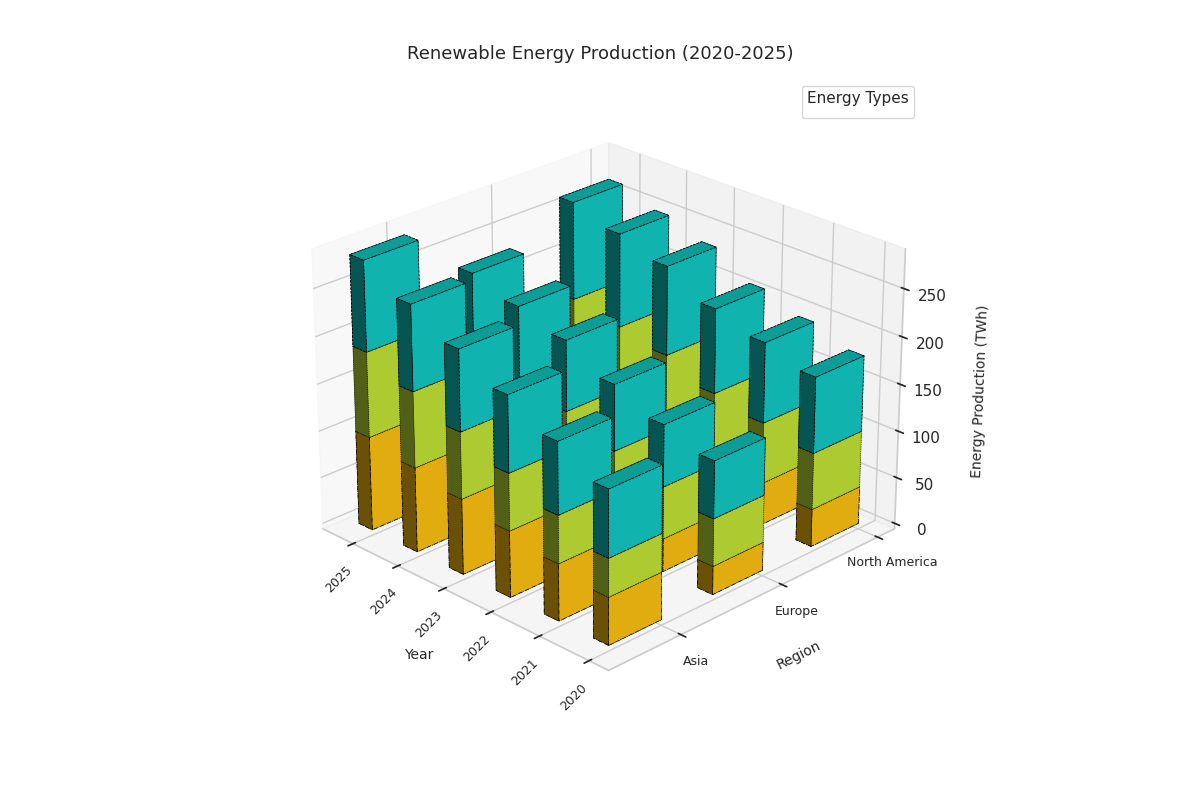

This figure's Python source:
import matplotlib.pyplot as plt
import numpy as np

years = np.array([2020, 2021, 2022, 2023, 2024, 2025])
regions = ['North America', 'Europe', 'Asia']

solar = np.array([
    [40, 45, 50, 60, 65, 70],
    [30, 35, 40, 50, 55, 60],
    [50, 60, 70, 80, 90, 100]
])

wind = np.array([
    [60, 65, 70, 80, 85, 90],
    [50, 55, 65, 75, 80, 85],
    [40, 50, 60, 70, 80, 90]
])

hydro = np.array([
    [80, 85, 90, 95, 100, 105],
    [60, 65, 70, 75, 80, 85],
    [70, 75, 80, 85, 90, 95]
])

fig = plt.figure(figsize=(12, 8))
ax = fig.add_subplot(111, projection='3d')

bar_width = 0.3
bar_depth = 0.5
colors = ['#FFC312', '#C4E538', '#12CBC4']

for i, region in enumerate(regions):
    x_positions = np.arange(len(years))
    ax.bar3d(x_positions, i, np.zeros_like(years), bar_width, bar_depth, solar[i], color=colors[0], edgecolor='black', linewidth=0.5, linestyle='-.')
    ax.bar3d(x_positions, i, solar[i], bar_width, bar_depth, wind[i], color=colors[1], edgecolor='black', linewidth=0.5, linestyle=':')
    ax.bar3d(x_positions, i, solar[i] + wind[i], bar_width, bar_depth, hydro[i], color=colors[2], edgecolor='black', linewidth=0.5, linestyle='--')

ax.set_xlabel('Year', fontsize=10, labelpad=12)
ax.set_ylabel('Region', fontsize=10, labelpad=12)
ax.set_zlabel('Energy Production (TWh)', fontsize=10, labelpad=12)

ax.set_xticks(np.arange(len(years)))
ax.set_xticklabels(years, fontsize=9, rotation=45)
ax.set_yticks(np.arange(len(regions)))
ax.set_yticklabels(regions, fontsize=9)

ax.grid(True, which='both', linestyle='--', linewidth=0.5, alpha=0.7)
ax.spines['top'].set_linestyle('dotted')
ax.spines['top'].set_linewidth(0.8)

ax.view_init(elev=25, azim=135)

ax.set_title('Renewable Energy Production (2020-2025)', pad=15, fontweight='normal', fontsize=13)

ax.legend(loc='best', fontsize=9, title='Energy Types', title_fontsize='11')

plt.subplots_adjust(left=0.1, right=0.9, top=0.9, bottom=0.1)

plt.show()
